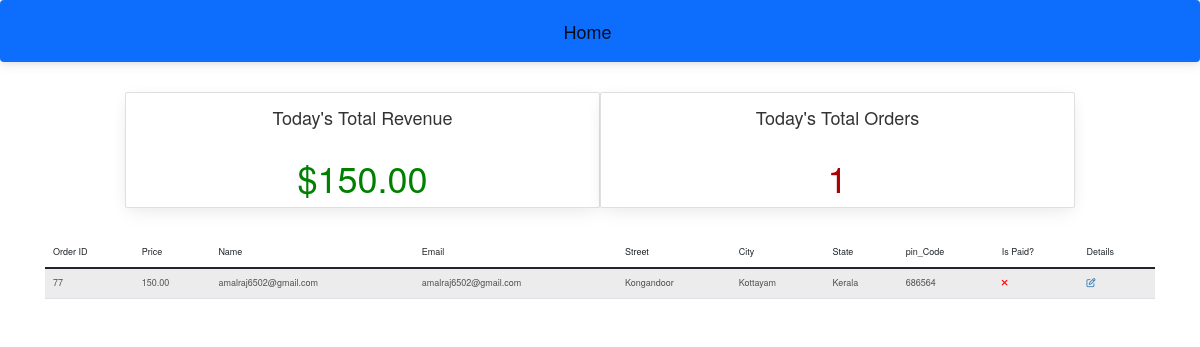
The page /restaurant/dashboard/ (signed in) on the database its author committed.
### customer/models.py (models this page shows, shortened)
class OrderModel(models.Model):
    created_on = models.DateTimeField(auto_now_add=True)
    price = models.DecimalField(max_digits=7, decimal_places=2)
    items = models.ManyToManyField('MenuItem', related_name='order', blank=True)
    name = models.CharField(max_length=50, blank=True)
    email = models.CharField(max_length=50, blank=True)
    street = models.CharField(max_length=50, blank=True)
    city = models.CharField(max_length=50, blank=True)
    state = models.CharField(max_length=15, blank=True)
    pin_code = models.IntegerField(blank=True, null=True)
    is_paid = models.BooleanField(default=False)
    is_shipped = models.BooleanField(default=False)

### restaurant/views.py (the view)
# urls.py: path('dashboard/',Dashboard.as_view(), name='dashboard'),
class Dashboard(LoginRequiredMixin, UserPassesTestMixin, View):
    def get(self, request, *args, **kwargs):
        today = datetime.today()
        orders = OrderModel.objects.filter(created_on__year=today.year, created_on__month=today.month, created_on__day=today.day)
        unshipped_orders = []
        total_revenue = 0
        for order in orders:
            total_revenue += order.price
            if not order.is_shipped:
                unshipped_orders.append(order)
        context = {
            'orders': unshipped_orders,
            'total_revenue': total_revenue,
            'total_orders': len(orders)
        }
        return render(request, 'restaurant/dashboard.html', context)
    def test_func(self):
        return self.request.user.groups.filter(name='Staff').exists()

### restaurant/templates/restaurant/dashboard.html
{% extends 'restaurant/base.html' %}
{% block content %}
    <div class="container">
        <div class="row justify-content-center mt-3">
            <div class="card col-md-5 mr-3">
                <h4 class="text-center pt-2">Today's Total Revenue</h4>
                <h1 class="text-center" style="color: green;">${{ total_revenue }}</h1>
            </div>
            <div class="card col-md-5 mr-3">
                <h4 class="text-center pt-2">Today's Total Orders</h4>
                <h1 class="text-center" style="color: #ad0003;">{{ total_orders }}</h1>
            </div>
        </div>
        <div class="row justify-content-center">
            <div class="col-md-12 mt-5">
                <table class="table table-hover table-striped">
                    <thead>
                        <tr>
                            <th scope="col">Order ID</th>
                            <th scope="col">Price</th>
                            <th scope="col">Name</th>
                            <th scope="col">Email</th>
                            <th scope="col">Street</th>
                            <th scope="col">City</th>
                            <th scope="col">State</th>
                            <th scope="col">pin_Code</th>
                            <th scope="col">Is Paid?</th>
                            <th scope="col">Details</th>
                        </tr>
                    </thead>
                    <tbody>
                        {% for order in orders %}
                        <tr>
                            <th scope="row">{{ order.pk }}</th>
                            <td>{{ order.price }}</td>
                            <td>{{ order.name }}</td>
                            <td>{{ order.email }}</td>
                            <td>{{ order.street }}</td>
                            <td>{{ order.city }}</td>
                            <td>{{ order.state }}</td>
                            <td>{{ order.pin_code }}</td>
                            <td>
                                {% if order.is_paid %}
                                <i style="color: green;" class="fas fa-check"></i>
                                {% else %}
                                <i style="color: red;" class="fas fa-times"></i>
                                {% endif %}
                            </td>
                            <td><a href="{% url 'order-details' order.pk %}"><i class="far fa-edit"></i></a></td>
                        </tr>
                        {% endfor %}
                    </tbody>
                </table>
            </div>
        </div>
    </div>
{% endblock content %}

### restaurant/templates/restaurant/base.html (shortened to what this page needs)
<!DOCTYPE html>
<html lang="en">
<head>
<link
href="https://cdnjs.cloudflare.com/ajax/libs/font-awesome/6.0.0/css/all.min.css"
rel="stylesheet"
/>
<link
href="https://cdnjs.cloudflare.com/ajax/libs/mdb-ui-kit/6.4.2/mdb.min.css"
rel="stylesheet"
/>
<link href="https://cdn.jsdelivr.net/npm/bootstrap@5.0.2/dist/css/bootstrap.min.css" rel="stylesheet">
<link rel="stylesheet" href="https://maxcdn.bootstrapcdn.com/bootstrap/3.4.1/css/bootstrap.min.css">
</head>
<body>
{% include 'restaurant/navigation.html' %}
 {% block content %}
 {% endblock content %}
</body>
</html>

### restaurant/templates/restaurant/navigation.html (shortened to what this page needs)
<nav class="navbar navbar-expand bg-primary">
    <div class="container-fluid">
      <a class="navbar-brand" href="{% url 'index' %}" style=";">Home</a>
      </div>
</nav>

### rows shown on the page
OrderModel: pk "77", price "150.00", name "amalraj6502@gmail.com", email "amalraj6502@gmail.com", street "Kongandoor", city "Kottayam", state "Kerala", pin_code "686564", is_paid False (drawn)

### other values the page prints
{{ total_revenue }} "150.00"
{{ total_orders }} "1"
